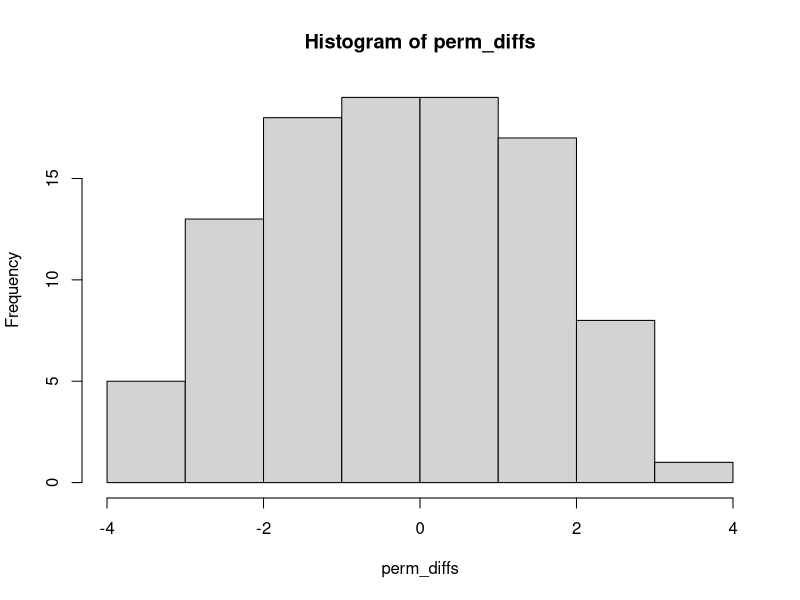
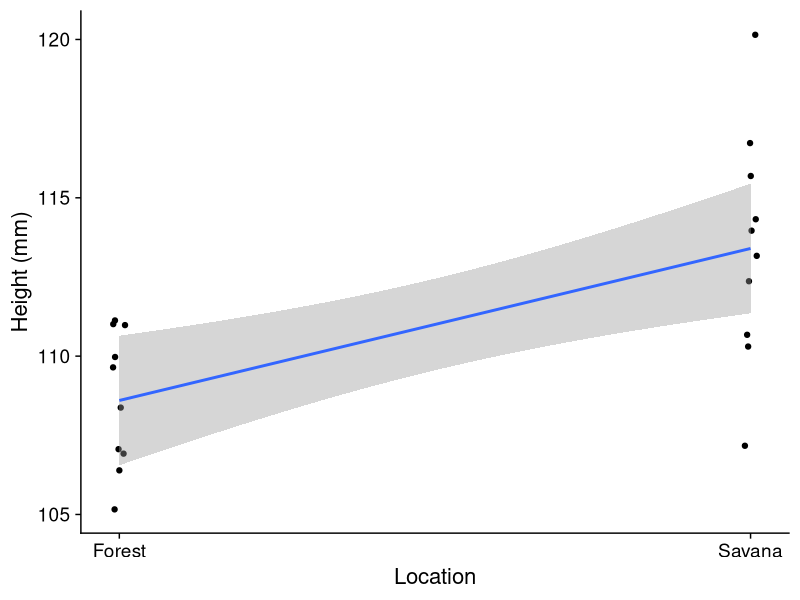

Generate these figures, in order, with R:
## ---- chunk 1
# Example data
savana <- c(120, 107, 110, 116, 114, 111, 113, 117, 114, 112)
forest <- c(110, 111, 107, 108, 110, 105, 107, 106, 111, 111)
sapling_height <- c(savana, forest)
location <- factor(rep(c("savana", "forest"), 
                   each=10))
sap_data = data.frame(height = sapling_height, 
                      location = location)
head(sap_data)
## ---- chunk 2
library(tidyverse)
# Calculate the observed difference in means
obs_diff <- sap_data %>% 
  group_by(location) %>%
  summarise(m = mean(height)) %>%
  summarise(diff = diff(m)) %>%
  pull(diff)
obs_diff

# Randomly permute the data
# Calculate the permuted difference in means
sap_data %>% 
  mutate(location_perm = 
          sample(sap_data$location)) %>%
  group_by(location_perm) %>%
  summarise(m = mean(height)) %>%
  summarise(diff = diff(m)) %>%
  pull(diff)
## ---- chunk 3
set.seed(42)
## ---- chunk 4
# Repeat steps 3 and 4 many times
perm_diffs <- map_dbl(1:100, 
    function(x)
      sap_data %>% 
        mutate(location_perm = 
                sample(sap_data$location)) %>%
        group_by(location_perm) %>%
        summarise(m = mean(height)) %>%
        summarise(diff = diff(m)) %>%
        pull(diff))
summary(perm_diffs)
## ---- chunk 5

sum(obs_diff < perm_diffs)/length(perm_diffs)
## ---- chunk 6
hist(perm_diffs)
abline(v = obs_diff, col = 2, lwd = 2)
## ---- chunk 7
# Fit model
m2 = lm(height ~ location, data = sap_data)
summary(m2)
## ---- chunk 8
library(cowplot)
sap_data$dummy_loc = as.numeric(as.factor(sap_data$location)) - 1
ggplot(sap_data, aes(x = dummy_loc, 
                     y = height)) +
  geom_jitter(width = 0.01) + geom_smooth(method = "lm") + 
  scale_x_continuous(breaks = c(0, 1), 
                     labels = c("Forest", "Savana")) +
  labs(x = "Location", y = "Height (mm)") + 
  theme_cowplot(16)
